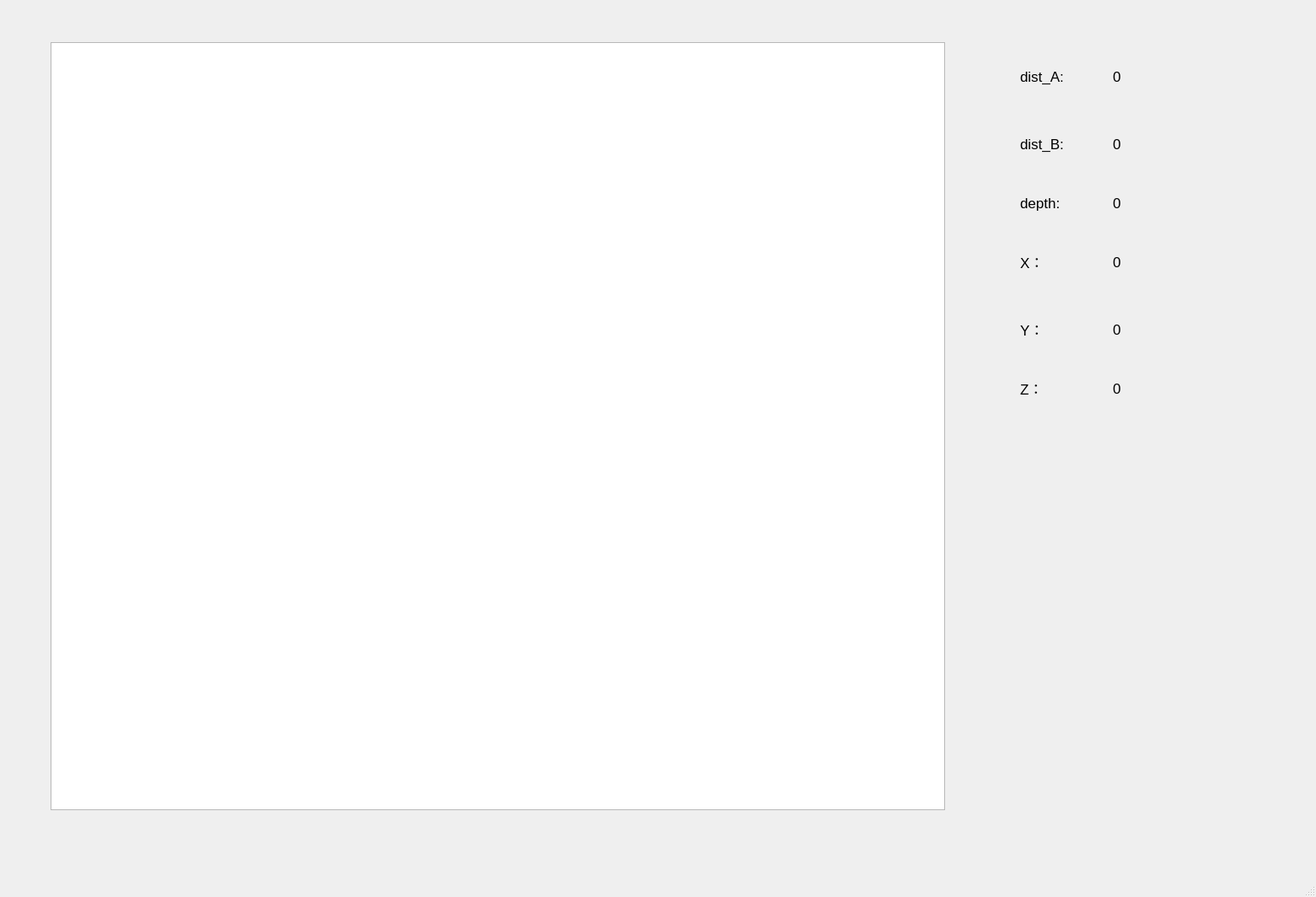
<?xml version="1.0" encoding="UTF-8"?>
<ui version="4.0">
 <class>LocalizationMap</class>
 <widget class="QMainWindow" name="LocalizationMap">
  <property name="geometry">
   <rect>
    <x>0</x>
    <y>0</y>
    <width>1561</width>
    <height>1064</height>
   </rect>
  </property>
  <property name="windowTitle">
   <string>MainWindow</string>
  </property>
  <widget class="QWidget" name="centralwidget">
   <widget class="QLabel" name="label_pos_z">
    <property name="geometry">
     <rect>
      <x>1320</x>
      <y>450</y>
      <width>141</width>
      <height>21</height>
     </rect>
    </property>
    <property name="font">
     <font>
      <pointsize>13</pointsize>
     </font>
    </property>
    <property name="text">
     <string>0</string>
    </property>
   </widget>
   <widget class="QLabel" name="label_pos_y">
    <property name="geometry">
     <rect>
      <x>1320</x>
      <y>380</y>
      <width>141</width>
      <height>21</height>
     </rect>
    </property>
    <property name="font">
     <font>
      <pointsize>13</pointsize>
     </font>
    </property>
    <property name="text">
     <string>0</string>
    </property>
   </widget>
   <widget class="QLabel" name="label_2">
    <property name="geometry">
     <rect>
      <x>1210</x>
      <y>80</y>
      <width>80</width>
      <height>21</height>
     </rect>
    </property>
    <property name="font">
     <font>
      <pointsize>13</pointsize>
     </font>
    </property>
    <property name="text">
     <string>dist_A:</string>
    </property>
   </widget>
   <widget class="QLabel" name="label_5">
    <property name="geometry">
     <rect>
      <x>1210</x>
      <y>300</y>
      <width>80</width>
      <height>21</height>
     </rect>
    </property>
    <property name="font">
     <font>
      <pointsize>13</pointsize>
     </font>
    </property>
    <property name="text">
     <string>X：</string>
    </property>
   </widget>
   <widget class="QLabel" name="label_3">
    <property name="geometry">
     <rect>
      <x>1210</x>
      <y>160</y>
      <width>80</width>
      <height>21</height>
     </rect>
    </property>
    <property name="font">
     <font>
      <pointsize>13</pointsize>
     </font>
    </property>
    <property name="text">
     <string>dist_B:</string>
    </property>
   </widget>
   <widget class="QLabel" name="label_dist_a">
    <property name="geometry">
     <rect>
      <x>1320</x>
      <y>80</y>
      <width>141</width>
      <height>21</height>
     </rect>
    </property>
    <property name="font">
     <font>
      <pointsize>13</pointsize>
     </font>
    </property>
    <property name="text">
     <string>0</string>
    </property>
   </widget>
   <widget class="QLabel" name="label_4">
    <property name="geometry">
     <rect>
      <x>1210</x>
      <y>230</y>
      <width>80</width>
      <height>21</height>
     </rect>
    </property>
    <property name="font">
     <font>
      <pointsize>13</pointsize>
     </font>
    </property>
    <property name="text">
     <string>depth:</string>
    </property>
   </widget>
   <widget class="QLabel" name="label_6">
    <property name="geometry">
     <rect>
      <x>1210</x>
      <y>380</y>
      <width>80</width>
      <height>21</height>
     </rect>
    </property>
    <property name="font">
     <font>
      <pointsize>13</pointsize>
     </font>
    </property>
    <property name="text">
     <string>Y：</string>
    </property>
   </widget>
   <widget class="MapView" name="mapView">
    <property name="geometry">
     <rect>
      <x>60</x>
      <y>50</y>
      <width>1061</width>
      <height>911</height>
     </rect>
    </property>
   </widget>
   <widget class="QLabel" name="label_pos_x">
    <property name="geometry">
     <rect>
      <x>1320</x>
      <y>300</y>
      <width>131</width>
      <height>21</height>
     </rect>
    </property>
    <property name="font">
     <font>
      <pointsize>13</pointsize>
     </font>
    </property>
    <property name="text">
     <string>0</string>
    </property>
   </widget>
   <widget class="QLabel" name="label_dist_b">
    <property name="geometry">
     <rect>
      <x>1320</x>
      <y>160</y>
      <width>121</width>
      <height>21</height>
     </rect>
    </property>
    <property name="font">
     <font>
      <pointsize>13</pointsize>
     </font>
    </property>
    <property name="text">
     <string>0</string>
    </property>
   </widget>
   <widget class="QLabel" name="label_7">
    <property name="geometry">
     <rect>
      <x>1210</x>
      <y>450</y>
      <width>80</width>
      <height>21</height>
     </rect>
    </property>
    <property name="font">
     <font>
      <pointsize>13</pointsize>
     </font>
    </property>
    <property name="text">
     <string>Z：</string>
    </property>
   </widget>
   <widget class="QLabel" name="label_depth">
    <property name="geometry">
     <rect>
      <x>1320</x>
      <y>230</y>
      <width>131</width>
      <height>21</height>
     </rect>
    </property>
    <property name="font">
     <font>
      <pointsize>13</pointsize>
     </font>
    </property>
    <property name="text">
     <string>0</string>
    </property>
   </widget>
  </widget>
  <widget class="QMenuBar" name="menubar">
   <property name="geometry">
    <rect>
     <x>0</x>
     <y>0</y>
     <width>1561</width>
     <height>32</height>
    </rect>
   </property>
  </widget>
  <widget class="QStatusBar" name="statusbar"/>
 </widget>
 <customwidgets>
  <customwidget>
   <class>MapView</class>
   <extends>QGraphicsView</extends>
   <header>mapview.h</header>
  </customwidget>
 </customwidgets>
 <resources/>
 <connections/>
</ui>
